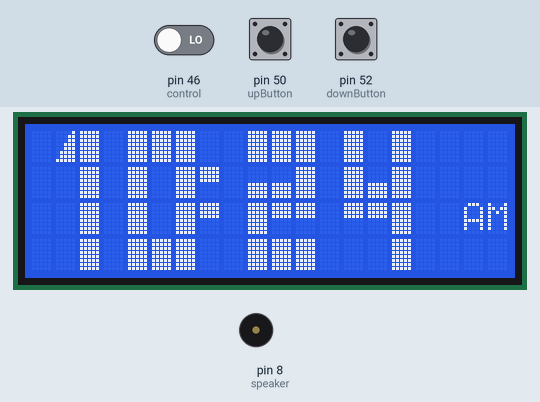
This sketch was run on a simulated Arduino Mega 2560, built with avr-gcc and run on an emulated ATmega2560. On the bench: 20×4 character LCD, buzzer (waves = sounding, pin HIGH). Inputs (shaded band) come from the test bench; at power-on: pin 46 (control) LOW, pin 52 (downButton) LOW, pin 50 (upButton) LOW. The local clock reads 2024-03-15 10:24:30 at power-on unless the sketch sets it.

Above: at 1.3 s.
1.4 s: pin 46 (control) driven HIGH
At 1.93 s:
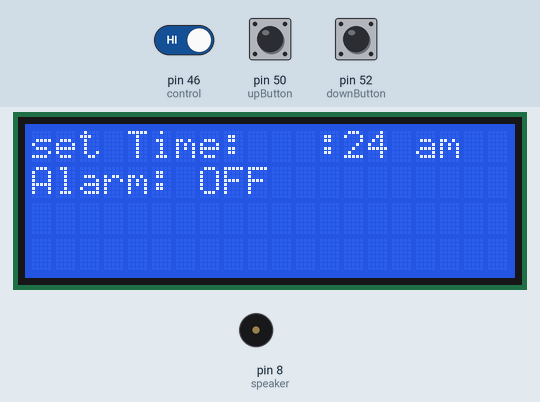
3.7 s: pin 52 (downButton) pulled HIGH for 3.2 s
At 7.8 s:
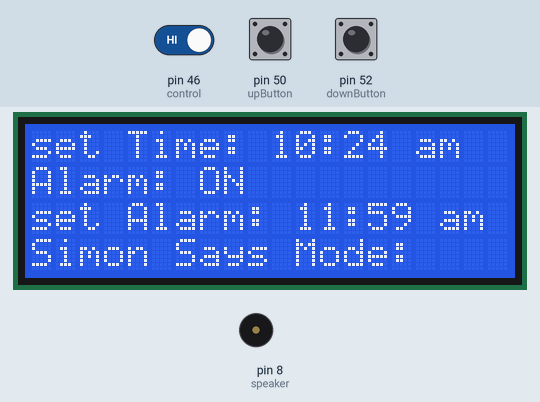
8.4 s: pin 46 (control) driven LOW
At 9.4 s:
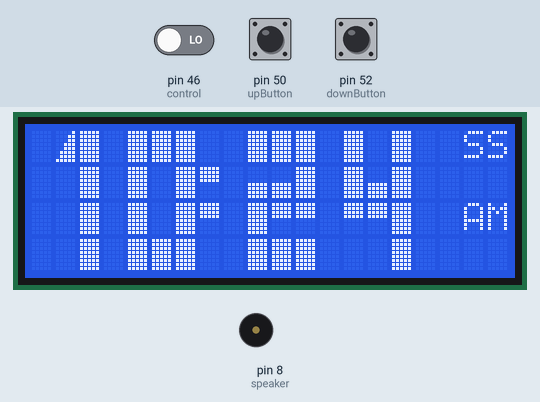
10.0 s: pin 46 (control) driven HIGH
At 10.59 s:
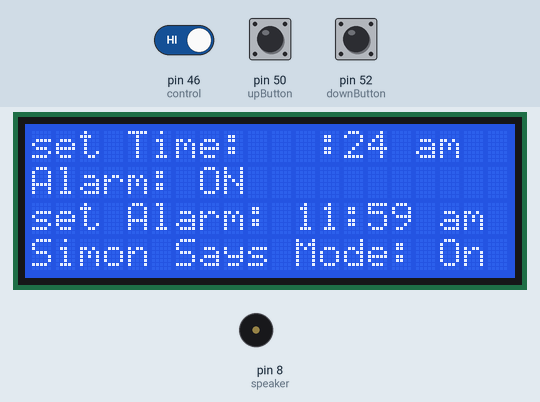
13.0 s: pin 50 (upButton) pulled HIGH for 0.15 s
Timing chart, 0 to 15.6 s (numbered marks = the images above; inputs shaded):
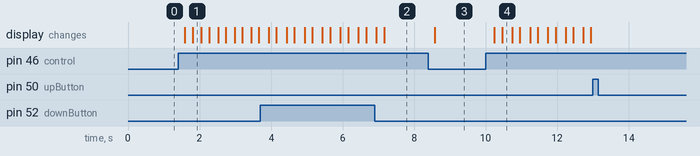

The sketch:

clock.ino
```cpp
#include "display.h"
#include <RTClib.h>
#include <SoftwareSerial.h>
#include "pitches.h"


#define CONNECT 128
#define INIT  64
#define FIN 32
#define Beat 11


//PHYSICAL DEVICES
RTC_DS1307 Clock;
Display lcd(0x27,2,1,0,4,5,6,7,3);
SoftwareSerial ACBT(13,12);


//LOCAL FLAGS AND VARIABLEs
DateTime alarmTime;
bool AlarmEnabled;
bool alarmOn;
bool SSon;
bool AlarmStopped;
int melody[] = {NOTE_C4, NOTE_FS4,NOTE_C4, NOTE_CS4 };
#define MELLEN 4
#define NOTEDURATION 250
int curNote;
#define speaker 8

///BUTTONS AND BUTTON STATES
#define upButton 50
#define downButton 52
#define control 46

#define upState 0
#define downState 1
#define controlState 2
bool buttonState [3];


/***
 *
 * code Here
 *
 *
 *
 *
 *
 */
void setup() {
  // put your setup code here, to run once:
  ACBT.begin(38400);
  lcd.begin();
  Clock.begin();
  if(!Clock.isrunning())
  { // set to default time if rtc not battery powered
  Clock.adjust(DateTime(2018,12,22,12,00,00));
  }
  pinMode(upButton, INPUT);
  pinMode (downButton, INPUT);
  pinMode (control, INPUT);
  pinMode (speaker, OUTPUT);
  pinMode (Beat,INPUT);
  buttonState[upState]=false;
  buttonState [downState]=false;
  buttonState[controlState]=false;
  AlarmEnabled=false;
  alarmOn=false;
  SSon=false;
  alarmTime= DateTime(2018,12,22,12,00,00);
  AlarmStopped=false;
  Serial.begin(9600);

}


void loop() {
  // put your main code here, to run repeatedly:

  //updateDisplay with  current Time
  DateTime t=Clock.now();
  lcd.printTime(Clock.now(),SSon, AlarmEnabled);
  //start alarm if time
  if(AlarmEnabled && isAlarmTime(t)&& !alarmOn)
  {
    if(!AlarmStopped)
    {
      alarmOn=true;
      if(SSon)
        ACBT.write(INIT);
      curNote =0;
    }
  }
  else
  {
   AlarmStopped=false;
  }
  if(alarmOn)
    alarmNote();
  if(alarmOn && SSon)
  {
    if(digitalRead(Beat)==LOW)
    {
      SSon=false;
    }
    else if(ACBT.available())
    {
      int val=ACBT.read();
      if(val==FIN)
      {
        alarmOn=false;
        AlarmStopped=true;
      }
    }


    //ensure connection
    // check to see if alarm can be shut off
    // if no connection shut ssOFF

  }

  if(digitalRead(control)==HIGH)
  {
    if(!buttonState[controlState])
    {
      buttonState[controlState]=true;
      // can only go into settings when the alarm is not currently going off
      if(!alarmOn)
        config(t);
      else if(!SSon) // if simon says is not going shut the alarm off
      {
        alarmOn=false;
        AlarmStopped=true;
      }
    }
  }
  else
  {
    buttonState[controlState]=false;
  }


}
/***
 *
 * HELPER FUNCTIONS
 *
 *
 */


void alarmNote(){
  tone(speaker, melody[curNote], NOTEDURATION);
  delay(NOTEDURATION);
  noTone(speaker);
  curNote= (curNote+1)%MELLEN;
}
/**
 * Function that checks if the current time is the alarm time
 */
bool isAlarmTime(DateTime cur)
{
   return  (cur.hour()==alarmTime.hour())&&(cur.minute()==alarmTime.minute());
}


/***
 * Function responible for handling updating graphics and configuring
 * settings, may update time/alarm time
 */
void config(DateTime t)
{
/// go into the configuration mode and handling turning alarm off in the case that Simon says is off

    //setting up value for config mode
    bool TimeChanged=false;
    byte tH=t.hour();
    byte tM=t.minute();
    char t_am_pm[3]="am";
    if(tH>=12)
    {
      if(tH!=12)
        tH-=12;
      t_am_pm[0]='p';
    }
    else if(tH==0){tH=12; }
    byte aH=alarmTime.hour();
    byte aM=alarmTime.minute();
    char a_am_pm[3]="am";
    if(aH>=12)
    {
      if(aH!=12)
        aH-=12;
      a_am_pm[0]='p';
    }
    else if(aH==0){aH=12; }
    // now entering the config mode
    int configstate=0;
    int configOptions;
    if(!AlarmEnabled)
    {
      configOptions=3;
    }
    else
    {
      configOptions=6;
    }

    /**
     * Config LOOP
     *
     *
     */

    while(configstate<configOptions)
    {
      lcd.DisplaySetup(tH,tM,t_am_pm,AlarmEnabled,aH,aM,a_am_pm,SSon,configstate);

      // case for handling the up button
      if(digitalRead(upButton)==HIGH&& !buttonState[upState] &&digitalRead(downButton)==LOW)
      {
        buttonState[upState]=true;

        if(configstate==0){
          if(tH==12)
            tH=1;
          else
          {
            if(tH==11){
              if(t_am_pm[0]=='p')
                t_am_pm[0]='a';
              else
                 t_am_pm[0]='p';
            }
            tH++;
          }
       }
        else if(configstate==1){tM= (++tM)%60;}
        else if(configstate==2)
        {
          AlarmEnabled=!AlarmEnabled;
          if(AlarmEnabled){ configOptions=6; }
          else {configOptions=3;}
        }
        else if(configstate==3){
           if(aH==12)
            aH=1;
          else
          {
            if(aH==11){
              if(a_am_pm[0]=='p')
                a_am_pm[0]='a';
              else
                 a_am_pm[0]='p';
            }
            aH++;
          }}
        else if(configstate==4){aM= (++aM)%60;}
        else if(configstate==5){ SSon=!SSon;  }
      }
      else
      {
        buttonState[upState]=false;
      }
      if(digitalRead(downButton)==HIGH&& !buttonState[downState] &&digitalRead(upButton)==LOW)
      {
        buttonState[downState]=true;
             if(configstate==0){
               if(tH==1)
                tH=12;
               else
               {
                 if(tH==12){
                  if(t_am_pm[0]=='p')
                    t_am_pm[0]='a';
                  else
                     t_am_pm[0]='p';
                }
                tH--;
              }
             }
        else if(configstate==1){if(tM==0) tM=59; else tM--;}
        else if(configstate==2)
        {
          AlarmEnabled=!AlarmEnabled;
          if(AlarmEnabled){ configOptions=6; }
          else {configOptions=3;}
        }
        else if(configstate==3){ if(aH==1)
                aH=12;
               else
               {
                 if(aH==12){
                  if(a_am_pm[0]=='p')
                    a_am_pm[0]='a';
                  else
                     a_am_pm[0]='p';
                }
                aH--;
              }
          }
        else if(configstate==4){if(aM==0) aM=59; else aM--;}
        else if(configstate==5){ SSon=!SSon;  }
      }
      else
      {
        buttonState[downState]=false;
      }


      if(digitalRead(control)==HIGH&& !buttonState[controlState])
      {
        buttonState[controlState]=true;
        ++configstate;
      }
      else
      {
       buttonState[controlState]=false;
      }
    }
    while(digitalRead(control)==HIGH);
    buttonState[controlState]=false;

    //update time if necessary
    if(t_am_pm[0]=='p')
    {
      if(tH<12)
      {
        tH+=12;
      }
    }
    else
    {
      if(tH==12)
      {
        tH=0;
      }
    }
     if(tH!=t.hour()|| tM!=t.minute())
      Clock.adjust(DateTime(2018,12,22,tH,tM,00));
    // can always update alarm time
       if(a_am_pm[0]=='p')
    {
      if(aH<12)
      {
        aH+=12;
      }
    }
    else
    {
      if(aH==12)
      {
        aH=0;
      }
    }
    alarmTime =DateTime(2018,12,22,aH,aM,00);
    AlarmStopped=false;
}
```

display.cpp
```cpp
#include "display.h"
#include <LiquidCrystal.h>
#include <LiquidCrystal_I2C.h>
#include <RTClib.h>
#include <stdio.h>
#define NumSize 12
#define numRow 4
#define numCol 3

/**
 *  This section is used for defining the custom characters for large Numbers
 */
 byte full[8] ={
  B11111,
  B11111,
  B11111,
  B11111,
  B11111,
  B11111,
  B11111,
  B11111
};

 byte tophalf [8] ={
  B11111,
  B11111,
  B11111,
  B11111,
  B00000,
  B00000,
  B00000,
  B00000
};
 byte botthalf [8] ={
  B00000,
  B00000,
  B00000,
  B00000,
  B11111,
  B11111,
  B11111,
  B11111
};

 byte diagonal [8] = {
  B00001,
  B00011,
  B00011,
  B00111,
  B00111,
  B01111,
  B01111,
  B11111
};

 byte empty [8] ={
  B00000,
  B00000,
  B00000,
  B00000,
  B00000,
  B00000,
  B00000,
  B00000
};

/**
 * This section is responsible for keeping track of what custom chars
 * are needed to print a number
 */
const byte Zero [NumSize] = {0, 0, 0,
                             0, 3, 0,
                             0, 3, 0,
                             0, 0, 0};

const byte One [NumSize] = {3, 4, 0,
                               3, 3, 0,
                               3, 3, 0,
                               3, 3, 0};

const byte Two [NumSize] = {0, 0, 0,
                            2, 2, 0,
                            0, 1, 1,
                            0, 0, 0};

const byte Three [NumSize] = {0, 0, 0,
                              2, 2, 0,
                              1, 1, 0,
                              0, 0, 0};

const byte Four [NumSize] =  { 0, 3, 0,
                               0, 2, 0,
                               1, 1, 0,
                               3, 3, 0 };

const byte Five [NumSize] = { 0, 0, 0,
                              0, 2, 2,
                              1, 1, 0,
                              0, 0, 0};

const byte Six [NumSize] = { 0, 1, 1,
                             0, 2, 2,
                             0, 3, 0,
                             0, 0, 0};

const byte Seven [NumSize] = {  0, 0, 0,
                                3, 3, 0,
                                3, 3, 0,
                                3, 3, 0};

const byte Eight [NumSize] = { 0,1,0,
                               0,2,0,
                               0,1,0,
                               0,2,0 };

const byte Nine [NumSize] = { 0, 1, 0,
                              0, 2, 0,
                              1, 1, 0,
                              3, 3, 0 };

const byte * numTable [10]= {Zero, One, Two, Three, Four, Five, Six, Seven, Eight, Nine};


// value for keeping Display clean
#define CONFIG 1
#define CLOCK 0
Display::Display(byte address,  byte arg1, byte arg2, byte arg3, byte arg4,byte arg5, byte arg6, byte arg7, byte arg8)
      : lcd(address, arg1, arg2, arg3,  arg4, arg5, arg6, arg7,arg8, POSITIVE)
{

}
void Display::begin()
{
  lcd.begin(20,4);
  lcd.backlight();
  lcd.createChar(0, full);
  lcd.createChar(1, tophalf);
  lcd.createChar(2, botthalf);
  lcd.createChar(3, empty);
  lcd.createChar(4, diagonal);
}

/** Function to display the current time onto the lcd;
 *  Param Time is a DateTime Object that stores the time to display
 *  Param SS is boolean to indicate to display if Simon Says mode is enabled
 */
void Display::printTime(DateTime Time,bool SS, bool alOn){
  // clear the display
  if(LastDisplay== CONFIG)
  {
    lcd.setCursor(0,0);
    lcd.print("                    ");
    lcd.setCursor(0,1);
    lcd.print("                    ");
    lcd.setCursor(0,2);
    lcd.print("                    ");
    lcd.setCursor(0,3);
    lcd.print("                    ");
    lcd.setCursor(0,0);
    LastDisplay= CLOCK;
  }


  int h = Time.hour();
  bool AM = (h)<12 ;

  if(h>12)
    h-=12;
  if(h==0)
    h=12;
  int m =Time.minute();
  //print hour
  printNum(0,h/10);
  // leave a padding of 1 collumn
  printNum(4,h%10);
  // print time divider
  lcd.setCursor(7,1);
  lcd.write(byte(1));
  lcd.setCursor(7,2);
  lcd.write(byte(1));
  printNum(9, m/10);
  printNum(13, m%10);
  // if simon Says is enabled display that info
 if(alOn)
 {
    lcd.setCursor(18,0);
    if(SS)
    {
      lcd.print("SS");
    }
    else
    {
      lcd.print("Al");
    }
 }
  lcd.setCursor(18,2);
  if(AM)
  {
    lcd.print("AM");
  }
  else
  {
    lcd.print("PM");
  }
}


void Display::DisplaySetup(int timeH, int timeM , char* am_pm ,bool alarmOn, int AlarmH,
                            int AlarmM , char * Al_am_pm,bool SSOn , int index)
{
  char buff[20];
  // clear the display
  if(LastDisplay==CLOCK)
  {
    lcd.setCursor(0,0);
    lcd.print("                    ");
    lcd.setCursor(0,1);
    lcd.print("                    ");
    lcd.setCursor(0,2);
    lcd.print("                    ");
    lcd.setCursor(0,3);
    lcd.print("                    ");
    LastDisplay=CONFIG;
  }

  lcd.setCursor(0,0);
  sprintf(buff,"set Time: %02d:%02d %s",timeH,timeM, am_pm);
  lcd.print(buff);

  lcd.setCursor(0,1);
  lcd.print("                    ");
  lcd.setCursor(0,1);
  if(alarmOn){
    lcd.print("Alarm: ON");
    lcd.setCursor(0,2);
    sprintf(buff,"set Alarm: %02d:%02d %s",AlarmH,AlarmM, Al_am_pm);
    lcd.print(buff);
    lcd.setCursor(0,3);
    if(SSOn)
    {
     lcd.print("Simon Says Mode: On");
    }
    else
     {
     lcd.print("Simon Says Mode: Off");
    }
  }
  else
  {
    lcd.print("Alarm: OFF");
  }
  delay(200);
  //update for blinking display
  if(index ==0)
  {
    lcd.setCursor(0,0);
    sprintf(buff,"set Time:   :%02d %s",timeM, am_pm);
    lcd.print(buff);
  }
  else if(index ==1){
     lcd.setCursor(0,0);
     sprintf(buff,"set Time: %02d:   %s",timeH, am_pm);
     lcd.print(buff);
  }
  else if(index ==2)
  {
     lcd.setCursor(0,1);
     lcd.print("Alarm:    ");
  }
  else if(index ==3)
  {
    lcd.setCursor(0,2);
    sprintf(buff,"set Alarm:   :%02d %s",AlarmM, Al_am_pm);
    lcd.print(buff);
  }
  else if(index ==4)
  {
    lcd.setCursor(0,2);
    sprintf(buff,"set Alarm: %02d:   %s",AlarmH, Al_am_pm);
    lcd.print(buff);
  }
  else if(  index ==5)
  {
      lcd.setCursor(0,3);
      lcd.print("Simon Says Mode:    ");
  }
  delay(200);

}

/** Function printNum is used to print a number using the custom characters
 *  Param collumn represent from which collumn to start printing the number from
 *  Param NumberToPrint is the number we wish to represent using the cutom defined characters
 */
void Display::printNum(int collumn, int NumberToPrint)
{
  int col;
  int row;
  const byte * Printchar = numTable[NumberToPrint];
  for(int i =0; i <NumSize; ++i)
  {
    row= i/numCol;
    col = collumn+(i%numCol);
    lcd.setCursor(col,row);
    lcd.write(byte(Printchar[i]));
  }
}
```

display.h
```cpp
#ifndef DISPLAY_H
#define DISPLAY_H

#if ARDUINO >= 100
    #include "Arduino.h"
#else
   #include "WProgram.h"
  #include "pins_arduino.h"
  #include "WConstants.h"
#endif
#include <LCD.h>
#include <LiquidCrystal.h>
#include <LiquidCrystal_I2C.h>
#include <RTClib.h>
#include "Arduino.h"
class Display{

  private:
  LiquidCrystal_I2C lcd;
  void printNum(int collumn, int NumberToprint);
  int LastDisplay;
  public:
  Display(byte adress, byte arg1, byte arg2, byte arg3, byte arg4,byte arg5, byte arg6, byte arg7, byte arg8);
  void begin(void);
  void printTime(DateTime Time,bool SS,bool alOn);
  void DisplaySetup(int timeH, int timeM , char*  am_pm ,bool alramOn, int AlarmH,
                            int AlarmM , char * Al_am_pm,bool SSOn , int index);

};


#endif /* DISPLAY_H */
```

pitches.h
```cpp
/**
 * file containing values for indiviudal sound pitches
 * orginal author/source https://www.arduino.cc/en/Tutorial/toneMelody
 *
 */


#define NOTE_B0  31
#define NOTE_C1  33
#define NOTE_CS1 35
#define NOTE_D1  37
#define NOTE_DS1 39
#define NOTE_E1  41
#define NOTE_F1  44
#define NOTE_FS1 46
#define NOTE_G1  49
#define NOTE_GS1 52
#define NOTE_A1  55
#define NOTE_AS1 58
#define NOTE_B1  62
#define NOTE_C2  65
#define NOTE_CS2 69
#define NOTE_D2  73
#define NOTE_DS2 78
#define NOTE_E2  82
#define NOTE_F2  87
#define NOTE_FS2 93
#define NOTE_G2  98
#define NOTE_GS2 104
#define NOTE_A2  110
#define NOTE_AS2 117
#define NOTE_B2  123
#define NOTE_C3  131
#define NOTE_CS3 139
#define NOTE_D3  147
#define NOTE_DS3 156
#define NOTE_E3  165
#define NOTE_F3  175
#define NOTE_FS3 185
#define NOTE_G3  196
#define NOTE_GS3 208
#define NOTE_A3  220
#define NOTE_AS3 233
#define NOTE_B3  247
#define NOTE_C4  262
#define NOTE_CS4 277
#define NOTE_D4  294
#define NOTE_DS4 311
#define NOTE_E4  330
#define NOTE_F4  349
#define NOTE_FS4 370
#define NOTE_G4  392
#define NOTE_GS4 415
#define NOTE_A4  440
#define NOTE_AS4 466
#define NOTE_B4  494
#define NOTE_C5  523
#define NOTE_CS5 554
#define NOTE_D5  587
#define NOTE_DS5 622
#define NOTE_E5  659
#define NOTE_F5  698
#define NOTE_FS5 740
#define NOTE_G5  784
#define NOTE_GS5 831
#define NOTE_A5  880
#define NOTE_AS5 932
#define NOTE_B5  988
#define NOTE_C6  1047
#define NOTE_CS6 1109
#define NOTE_D6  1175
#define NOTE_DS6 1245
#define NOTE_E6  1319
#define NOTE_F6  1397
#define NOTE_FS6 1480
#define NOTE_G6  1568
#define NOTE_GS6 1661
#define NOTE_A6  1760
#define NOTE_AS6 1865
#define NOTE_B6  1976
#define NOTE_C7  2093
#define NOTE_CS7 2217
#define NOTE_D7  2349
#define NOTE_DS7 2489
#define NOTE_E7  2637
#define NOTE_F7  2794
#define NOTE_FS7 2960
#define NOTE_G7  3136
#define NOTE_GS7 3322
#define NOTE_A7  3520
#define NOTE_AS7 3729
#define NOTE_B7  3951
#define NOTE_C8  4186
#define NOTE_CS8 4435
#define NOTE_D8  4699
#define NOTE_DS8 4978
```

Measured:
- after the input at 1.4 s, the display: first changes after 0.19 s (image 1 shows a later state)
- after the input at 3.7 s, the display: first changes after 0.24 s (image 2 shows a later state)
- after the input at 8.4 s, the display: changes after 0.18 s (image 3)
- after the input at 10.0 s, the display: first changes after 0.24 s (image 4 shows a later state)
- after the input at 13.0 s, every drawn part: stays the same
